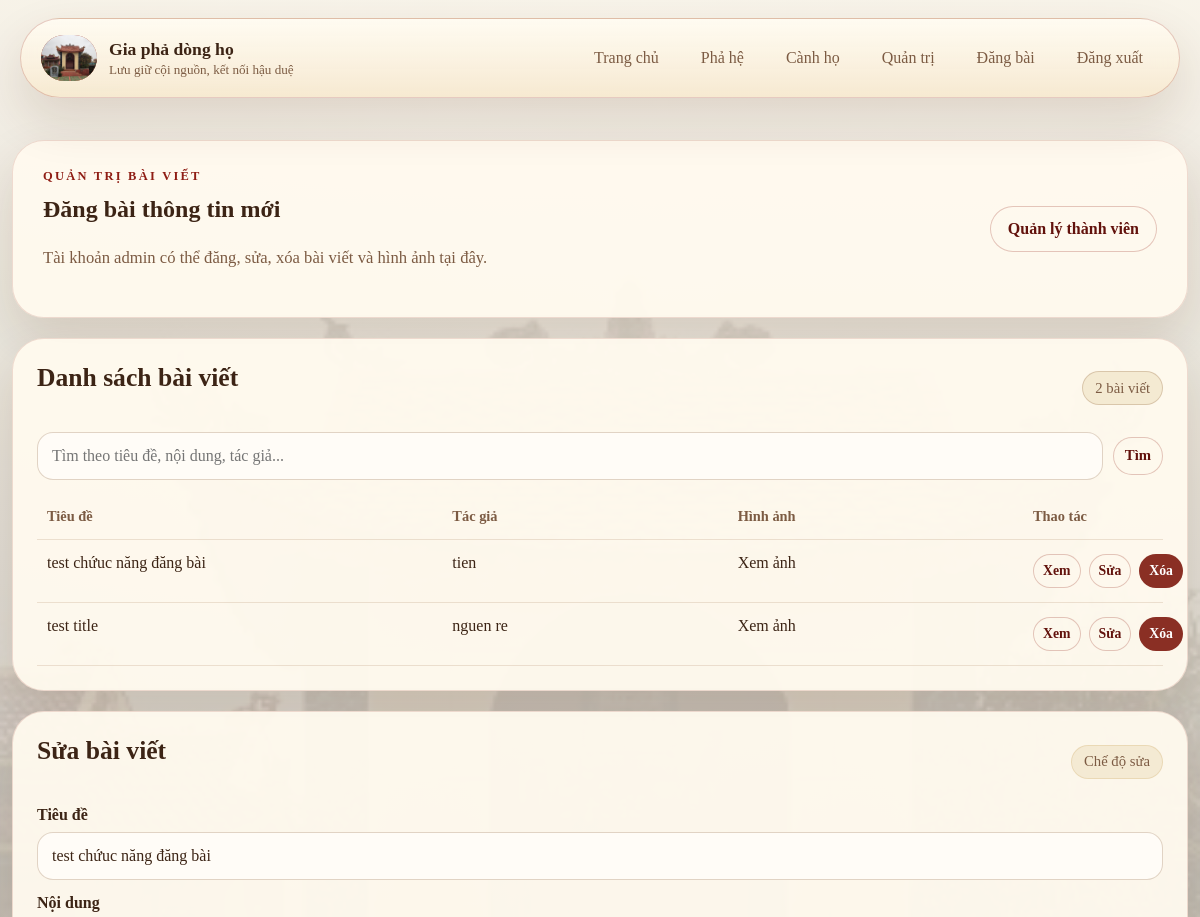
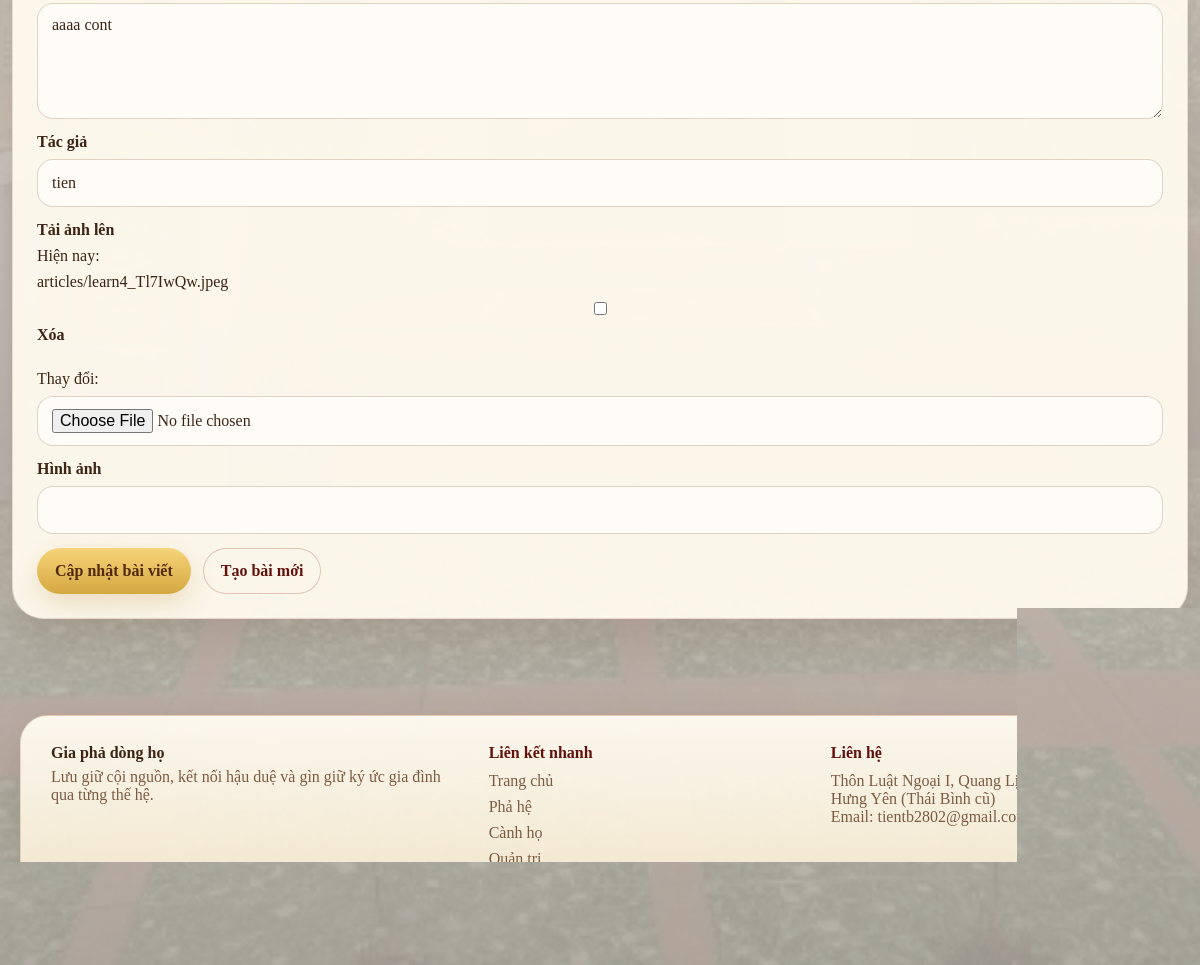
The page /manage/articles/?edit_article=2 (signed in) on the database its author committed (2 pictures, top to bottom).
### genealogy/models.py (models this page shows, shortened)
class Article(models.Model):
    title = models.CharField('Tiêu đề', max_length=200)
    content = models.TextField('Nội dung')
    author = models.CharField('Tác giả', max_length=120)
    image_url = models.URLField('Hình ảnh', blank=True)
    image = models.FileField('Tải ảnh lên', upload_to='articles/', blank=True)
    created_at = models.DateTimeField(auto_now_add=True)
    updated_at = models.DateTimeField(auto_now=True)
    class Meta:
        verbose_name = 'Bài viết'
        verbose_name_plural = 'Bài viết'
        ordering = ['-created_at']
    @property
    def display_image(self):
        if self.image:
            return self.image.url
        return self.image_url

### genealogy/views.py (the view)
# urls.py: path('manage/articles/', views.manage_articles, name='manage_articles'),
@user_passes_test(is_admin_user, login_url='/login/')
def manage_articles(request):
    article_edit_id = request.GET.get('edit_article')
    article_query = (request.GET.get('article_q') or '').strip()
    edit_article = get_object_or_404(Article, pk=article_edit_id) if article_edit_id else None
    if request.method == 'POST':
        action = request.POST.get('action', 'save_article')
        if action == 'delete_article':
            article = get_object_or_404(Article, pk=request.POST.get('article_id'))
            article.delete()
            messages.success(request, 'Đã xóa bài viết.')
            return redirect('manage_articles')
        if action == 'save_article':
            instance = get_object_or_404(Article, pk=request.POST.get('article_id')) if request.POST.get('article_id') else None
            article_form = ArticleForm(request.POST, request.FILES, instance=instance)
            if article_form.is_valid():
                saved = article_form.save()
                message = f'Đã cập nhật bài viết {saved.title}.' if instance else f'Đã đăng bài viết {saved.title}.'
                messages.success(request, message)
                return redirect('manage_articles')
    else:
        article_form = ArticleForm(instance=edit_article)
    articles = Article.objects.all()
    if article_query:
        articles = articles.filter(
            Q(title__icontains=article_query)
            | Q(content__icontains=article_query)
            | Q(author__icontains=article_query)
        )
    context = {
        'article_form': article_form,
        'edit_article': edit_article,
        'articles': articles,
        'article_query': article_query,
    }
    return render(request, 'genealogy/manage_articles.html', context)

### genealogy/forms.py
class ArticleForm(forms.ModelForm):
    class Meta:
        model = Article
        fields = ['title', 'content', 'author', 'image', 'image_url']
        widgets = {
            'content': forms.Textarea(attrs={'rows': 5}),
        }
    def __init__(self, *args, **kwargs):
        super().__init__(*args, **kwargs)
        for field in self.fields.values():
            field.widget.attrs.setdefault('class', 'form-control')

### genealogy/views.py (called while the page is built)
def is_admin_user(user):
    return user.is_authenticated and user.is_staff

### templates/genealogy/manage_articles.html (shortened to what this page needs)
{% extends 'base.html' %}
{% block content %}
<section class="section">
    <div class="container container-wide">
        <div class="manage-header-card">
            <div>
                <p class="eyebrow">Quản trị bài viết</p>
                <h1>Đăng bài thông tin mới</h1>
                <p class="lead">Tài khoản admin có thể đăng, sửa, xóa bài viết và hình ảnh tại đây.</p>
            </div>
            <div class="hero-actions">
                <a class="button secondary" href="{% url 'manage_members' %}">Quản lý thành viên</a>
            </div>
        </div>
        <div class="manage-layout">
            <div class="table-card">
                <div class="panel-top">
                    <h2>Danh sách bài viết</h2>
                    <span class="pill">{{ articles|length }} bài viết</span>
                </div>
                <form method="get" class="search-inline">
                    <input
                        class="form-control search-input"
                        type="text"
                        name="article_q"
                        value="{{ article_query }}"
                        placeholder="Tìm theo tiêu đề, nội dung, tác giả..."
                    >
                    <button class="button secondary small" type="submit">Tìm</button>
                </form>
                <table class="data-table">
                    <thead>
                        <tr>
                            <th>Tiêu đề</th>
                            <th>Tác giả</th>
                            <th>Hình ảnh</th>
                            <th>Thao tác</th>
                        </tr>
                    </thead>
                    <tbody>
                        {% for article in articles %}
                            <tr>
                                <td>{{ article.title }}</td>
                                <td>{{ article.author }}</td>
                                <td>{% if article.display_image %}<a href="{{ article.display_image }}" target="_blank" rel="noreferrer">Xem ảnh</a>{% else %}-{% endif %}</td>
                                <td class="action-cell">
                                    <a class="button secondary small" href="{% url 'article_detail' article.id %}" target="_blank" rel="noreferrer">Xem</a>
                                    <a class="button secondary small" href="{% url 'manage_articles' %}?edit_article={{ article.id }}">Sửa</a>
                                    <form method="post">
                                        <button class="button danger small" type="submit">Xóa</button>
                                    </form>
                                </td>
                            </tr>
                        {% empty %}
                            <tr>
                                <td colspan="4">Chưa có bài viết nào.</td>
                            </tr>
                        {% endfor %}
                    </tbody>
                </table>
            </div>
            <aside class="form-card">
                <div class="panel-top">
                    <h2>{% if edit_article %}Sửa bài viết{% else %}Đăng bài mới{% endif %}</h2>
                    <span class="pill pill-soft">{% if edit_article %}Chế độ sửa{% else %}Tạo mới{% endif %}</span>
                </div>
                <form method="post" enctype="multipart/form-data" class="member-form">
                    {% for field in article_form %}
                        <div class="form-field">
                            <label for="{{ field.id_for_label }}">{{ field.label }}</label>
                            {{ field }}
                        </div>
                    {% endfor %}
                    <div class="form-actions">
                        <button class="button primary" type="submit">
                            {% if edit_article %}Cập nhật bài viết{% else %}Đăng bài viết{% endif %}
                        </button>
                        {% if edit_article %}
                            <a class="button secondary" href="{% url 'manage_articles' %}">Tạo bài mới</a>
                        {% endif %}
                    </div>
                </form>
            </aside>
        </div>
    </div>
</section>
{% endblock %}

### rows shown on the page
Article: title "test chứuc năng đăng bài", author "tien", article_form "test chứuc năng đăng bài" "aaaa cont" "tien"
Article: title "test title", author "nguen re"

### other values the page prints
{{ articles|length }} "2"
{{ field.label }} "Tiêu đề" "Nội dung" "Tác giả" "Tải ảnh lên" "Hình ảnh"
